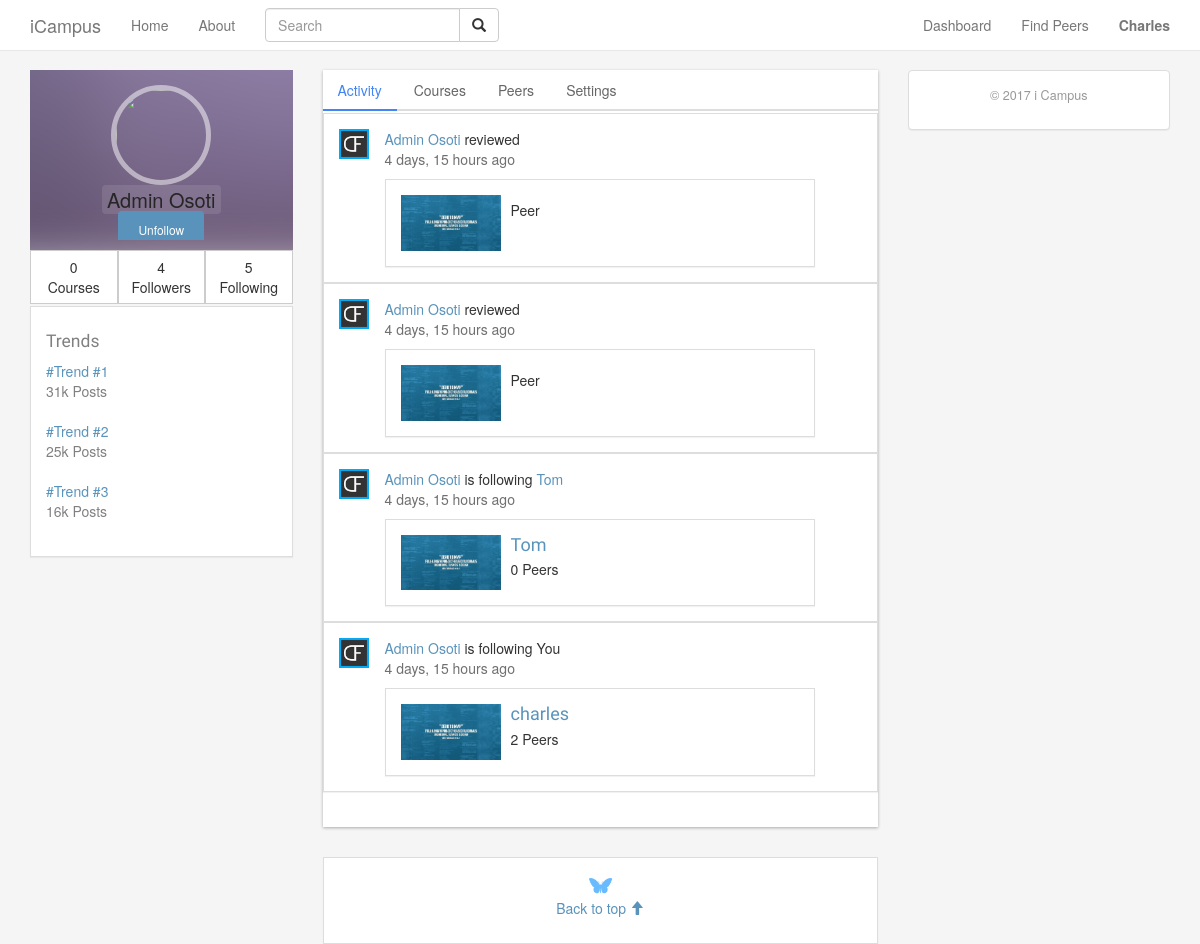
Page /account/users/osoti/ (signed in) on the earlier database version.
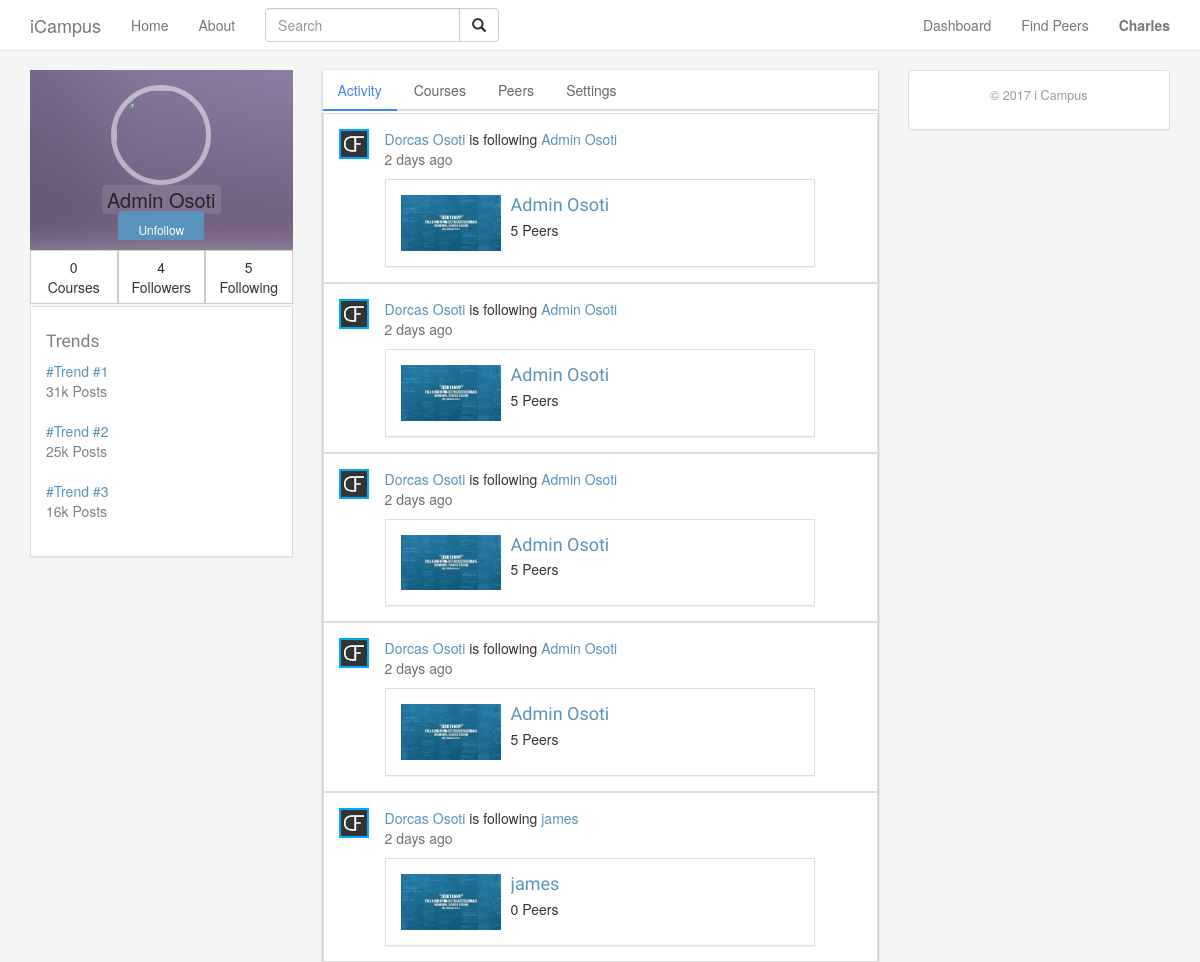
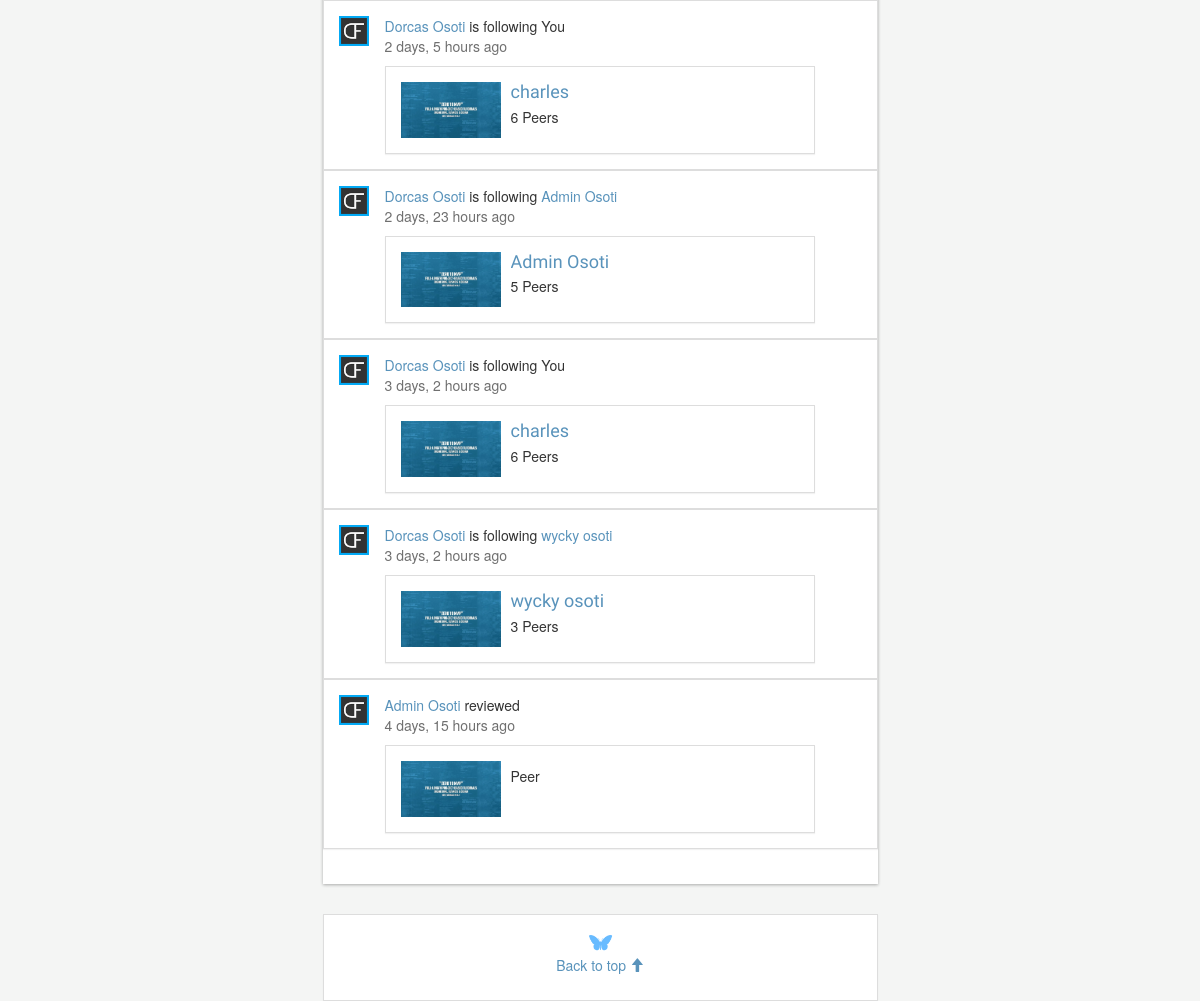
Same page on the later database version (2 pictures, top to bottom).
### actions/models.py (models this page shows)
class Action(models.Model):
    user = models.ForeignKey(User,
                             related_name='actions',
                             db_index=True)
    verb = models.CharField(max_length=255)
    target_ct = models.ForeignKey(ContentType,
                                  blank=True,
                                  null=True,
                                  related_name='target_obj')
    target_id = models.PositiveIntegerField(null=True,
                                            blank=True,
                                            db_index=True)
    target = GenericForeignKey('target_ct', 'target_id')
    created = models.DateTimeField(auto_now_add=True,
                                   db_index=True)
    class Meta:
        ordering = ('-created',)

### account/views.py (the view)
# urls.py: url(r'^users/(?P<username>[-\w]+)/$', views.user_detail, name='user_detail'),
@login_required
def user_detail(request, username):
	user = get_object_or_404(User, username=username, is_active=True)
	actions = Action.objects.all().exclude(user=request.user)
	following_ids = request.user.following.values_list('id', flat=True)
	if following_ids:
		actions = actions.filter(user_id__in=following_ids).select_related('user', 'user__profile').prefetch_related('target')
		actions = actions[:10]
	return render(request, 'account/user/detail.html', {'actions': actions, 'user': user, 'section': 'user'})

### careers/models.py (called while the page is built)
    def get_absolute_url(self):
        return reverse('careers:career_detail', args=[self.id, self.slug])

### comments/models.py (called while the page is built)
    def get_absolute_url(self):
        return reverse("comments:thread", kwargs={"id": self.id})

### account/templates/account/user/detail.html (shortened to what the changed rows need)
{% extends "base.html" %}
{% load static %}
{% block page_content %}
<div class="row">
    <div class="col-xs-12 col-sm-6">
        <div class="card-tabs">
            <div class="tab-content" style="margin-top: -33px;">
                <div role="tabpanel" class="tab-pane active" id="timeline">
                     {% include "actions/detail.html" %}
                </div>
            </div>
        </div>
    </div>
</div>
{% endblock %}

### actions/templates/actions/detail.html
{% load static %}
{% for action in actions %}
    <div class="panel panel-default post-panel panel-margin-20">
      <div class="panel-body">
        {% with user=action.user profile=action.user.profile %}
        <div class="row">
            <div class="col-xs-1">
                <img src="{% static 'images/avatar.png'%}" class="" height="30px" width="30px"/>
            </div>
            <div class="col-xs-10" style="margin-bottom: 0px;">
                    <a href="{{ user.get_absolute_url }}">
                        {{ user.get_full_name }}
                    </a>
                    {{ action.verb }}
                    {% if action.target %}
                        {% with target=action.target %}
                            {% if target != request.user %}
                                <a href="{{ target.get_absolute_url }}">{{ target.get_full_name }}</a>
                            {% else %}
                                You
                            {% endif %}
                        {% endwith %}
                    {% endif %}
            <p class=""><span class="post-creation">{{ action.created|timesince }} ago</span></p>
            {% with target=action.target %}
           <div class="panel panel-default post-panel ">
            <div class="panel-body">
                <div class="media">
                    <div class="media-left">
                        <a href="#">
                            <img class="media-object img-responsive cat-images" src="{% static 'images/banner.jpg'%}" alt="...">
                        </a>
                    </div>
                    <div class="media-body">
                        <h4 class="media-heading"><a href="{{ target.get_absolute_url }}" class="title">{{ target.get_full_name }}</a></h4>
                        {% with total_following=target.following.count %}
                            <span class="">
                                <span class="">{{ total_following }}</span>
                                Peer{{ total_following|pluralize }}
                            </span>
                          {% endwith %}
                    </div>
                </div>
                </div>
            </div>
            {% endwith %}
              </div>
        </div>
        {% endwith %}
      </div>
    </div>
{% endfor %}

Differences in the rows shown:
no longer on this page (row unchanged): Action: user.get_full_name "Admin Osoti", verb "reviewed", created "4 days, 15 hours"
no longer on this page (row unchanged): Action: user.get_full_name "Admin Osoti", verb "is following", target.get_full_name "Tom", created "4 days, 15 hours", total_following "0"
no longer on this page (row unchanged): Action: user.get_full_name "Admin Osoti", verb "is following", target_id "You", created "4 days, 15 hours", target.get_full_name "charles", total_following "2"
added Action: user.get_full_name "Dorcas Osoti", verb "is following", target.get_full_name "Admin Osoti", created "2 days", total_following "5"
added Action: user.get_full_name "Dorcas Osoti", verb "is following", target.get_full_name "Admin Osoti", created "2 days", total_following "5"
added Action: user.get_full_name "Dorcas Osoti", verb "is following", target.get_full_name "Admin Osoti", created "2 days", total_following "5"
added Action: user.get_full_name "Dorcas Osoti", verb "is following", target.get_full_name "Admin Osoti", created "2 days", total_following "5"
added Action: user.get_full_name "Dorcas Osoti", verb "is following", target.get_full_name "james", created "2 days", total_following "0"
added Action: user.get_full_name "Dorcas Osoti", verb "is following", target_id "You", created "2 days, 5 hours", target.get_full_name "charles", total_following "6"
added Action: user.get_full_name "Dorcas Osoti", verb "is following", target.get_full_name "Admin Osoti", created "2 days, 23 hours", total_following "5"
added Action: user.get_full_name "Dorcas Osoti", verb "is following", target_id "You", created "3 days, 2 hours", target.get_full_name "charles", total_following "6"
added Action: user.get_full_name "Dorcas Osoti", verb "is following", target.get_full_name "wycky osoti", created "3 days, 2 hours", total_following "3"
